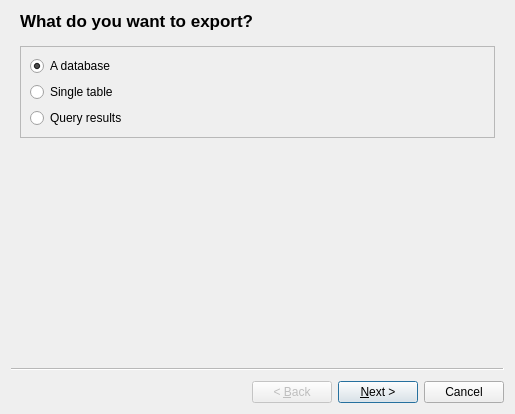
<?xml version="1.0" encoding="UTF-8"?>
<ui version="4.0">
 <class>ExportDialog</class>
 <widget class="QWizard" name="ExportDialog">
  <property name="geometry">
   <rect>
    <x>0</x>
    <y>0</y>
    <width>515</width>
    <height>414</height>
   </rect>
  </property>
  <property name="windowTitle">
   <string>Export dialog</string>
  </property>
  <widget class="QWizardPage" name="exportSubjectPage">
   <property name="title">
    <string>What do you want to export?</string>
   </property>
   <layout class="QVBoxLayout" name="verticalLayout">
    <item>
     <widget class="QFrame" name="exportSubjectFrame">
      <property name="frameShape">
       <enum>QFrame::StyledPanel</enum>
      </property>
      <property name="frameShadow">
       <enum>QFrame::Raised</enum>
      </property>
      <layout class="QVBoxLayout" name="verticalLayout_2">
       <item>
        <widget class="QRadioButton" name="subjectDatabaseRadio">
         <property name="text">
          <string>A database</string>
         </property>
         <property name="checked">
          <bool>true</bool>
         </property>
        </widget>
       </item>
       <item>
        <widget class="QRadioButton" name="subjectTableRadio">
         <property name="text">
          <string>Single table</string>
         </property>
        </widget>
       </item>
       <item>
        <widget class="QRadioButton" name="subjectQueryRadio">
         <property name="text">
          <string>Query results</string>
         </property>
        </widget>
       </item>
      </layout>
     </widget>
    </item>
   </layout>
  </widget>
  <widget class="VerifiableWizardPage" name="tablePage">
   <property name="title">
    <string>Table to export</string>
   </property>
   <layout class="QVBoxLayout" name="verticalLayout_3">
    <item>
     <widget class="QFrame" name="exportTableFrame">
      <property name="frameShape">
       <enum>QFrame::StyledPanel</enum>
      </property>
      <property name="frameShadow">
       <enum>QFrame::Raised</enum>
      </property>
      <layout class="QGridLayout" name="gridLayout_4">
       <item row="1" column="2">
        <widget class="QComboBox" name="exportTableNameCombo">
         <property name="sizePolicy">
          <sizepolicy hsizetype="Expanding" vsizetype="Fixed">
           <horstretch>0</horstretch>
           <verstretch>0</verstretch>
          </sizepolicy>
         </property>
        </widget>
       </item>
       <item row="1" column="0">
        <widget class="QComboBox" name="exportTableDbNameCombo">
         <property name="sizePolicy">
          <sizepolicy hsizetype="Expanding" vsizetype="Fixed">
           <horstretch>0</horstretch>
           <verstretch>0</verstretch>
          </sizepolicy>
         </property>
        </widget>
       </item>
       <item row="0" column="0">
        <widget class="QLabel" name="exportTableDbNameLabel">
         <property name="text">
          <string>Database</string>
         </property>
        </widget>
       </item>
       <item row="0" column="2">
        <widget class="QLabel" name="exportTableNameLabel">
         <property name="text">
          <string>Table</string>
         </property>
        </widget>
       </item>
       <item row="1" column="1">
        <widget class="QLabel" name="exportTableSeparatorLabel">
         <property name="text">
          <string>.</string>
         </property>
        </widget>
       </item>
      </layout>
     </widget>
    </item>
    <item>
     <widget class="QCheckBox" name="exportTableDataCheck">
      <property name="toolTip">
       <string>When this option is unchecked, then only table DDL (CREATE TABLE statement) is exported.</string>
      </property>
      <property name="text">
       <string>Export table data</string>
      </property>
      <property name="checked">
       <bool>true</bool>
      </property>
     </widget>
    </item>
   </layout>
  </widget>
  <widget class="QWizardPage" name="databaseObjectsPage">
   <property name="title">
    <string>Select database objects to export</string>
   </property>
   <layout class="QGridLayout" name="gridLayout_3">
    <item row="1" column="0">
     <widget class="QPushButton" name="objectsSelectAllButton">
      <property name="text">
       <string>Select all</string>
      </property>
     </widget>
    </item>
    <item row="1" column="1">
     <widget class="QPushButton" name="objectsDeselectAllButton">
      <property name="text">
       <string>Deselect all</string>
      </property>
     </widget>
    </item>
    <item row="0" column="0" colspan="2">
     <widget class="QTreeView" name="treeView"/>
    </item>
    <item row="2" column="0" colspan="2">
     <widget class="QCheckBox" name="exportDbDataCheck">
      <property name="text">
       <string>Export data from tables</string>
      </property>
      <property name="checked">
       <bool>true</bool>
      </property>
     </widget>
    </item>
   </layout>
  </widget>
  <widget class="QWizardPage" name="queryPage">
   <property name="title">
    <string>Query to export results for</string>
   </property>
   <layout class="QVBoxLayout" name="verticalLayout_6">
    <item>
     <widget class="SqlEditor" name="queryEdit"/>
    </item>
   </layout>
  </widget>
  <widget class="VerifiableWizardPage" name="formatAndOptionsPage">
   <property name="title">
    <string>Export format and options</string>
   </property>
   <layout class="QVBoxLayout" name="verticalLayout_4">
    <item>
     <widget class="QGroupBox" name="formatGroup">
      <property name="title">
       <string>Export format</string>
      </property>
      <layout class="QVBoxLayout" name="verticalLayout_5">
       <item>
        <widget class="QComboBox" name="formatCombo"/>
       </item>
      </layout>
     </widget>
    </item>
    <item>
     <widget class="QGroupBox" name="exportToGroup">
      <property name="title">
       <string>Export to...</string>
      </property>
      <layout class="QGridLayout" name="gridLayout">
       <item row="1" column="0">
        <widget class="QRadioButton" name="exportClipboardRadio">
         <property name="text">
          <string>Clipboard</string>
         </property>
        </widget>
       </item>
       <item row="0" column="0">
        <widget class="QRadioButton" name="exportFileRadio">
         <property name="text">
          <string>File</string>
         </property>
         <property name="checked">
          <bool>true</bool>
         </property>
        </widget>
       </item>
       <item row="0" column="1">
        <widget class="QLineEdit" name="exportFileEdit">
         <property name="placeholderText">
          <string>Exported file path</string>
         </property>
        </widget>
       </item>
       <item row="0" column="2">
        <widget class="QToolButton" name="exportFileButton">
         <property name="text">
          <string>...</string>
         </property>
        </widget>
       </item>
      </layout>
     </widget>
    </item>
    <item>
     <widget class="QGroupBox" name="optionsGroup">
      <property name="title">
       <string>Options</string>
      </property>
      <layout class="QGridLayout" name="gridLayout_2">
       <item row="0" column="0">
        <widget class="QLabel" name="encodingLabel">
         <property name="text">
          <string>Exported text encoding:</string>
         </property>
        </widget>
       </item>
       <item row="0" column="1">
        <widget class="QComboBox" name="encodingCombo"/>
       </item>
      </layout>
     </widget>
    </item>
   </layout>
  </widget>
 </widget>
 <customwidgets>
  <customwidget>
   <class>SqlEditor</class>
   <extends>QPlainTextEdit</extends>
   <header>sqleditor.h</header>
  </customwidget>
  <customwidget>
   <class>VerifiableWizardPage</class>
   <extends>QWizardPage</extends>
   <header>common/verifiablewizardpage.h</header>
   <container>1</container>
  </customwidget>
 </customwidgets>
 <resources/>
 <connections/>
</ui>
